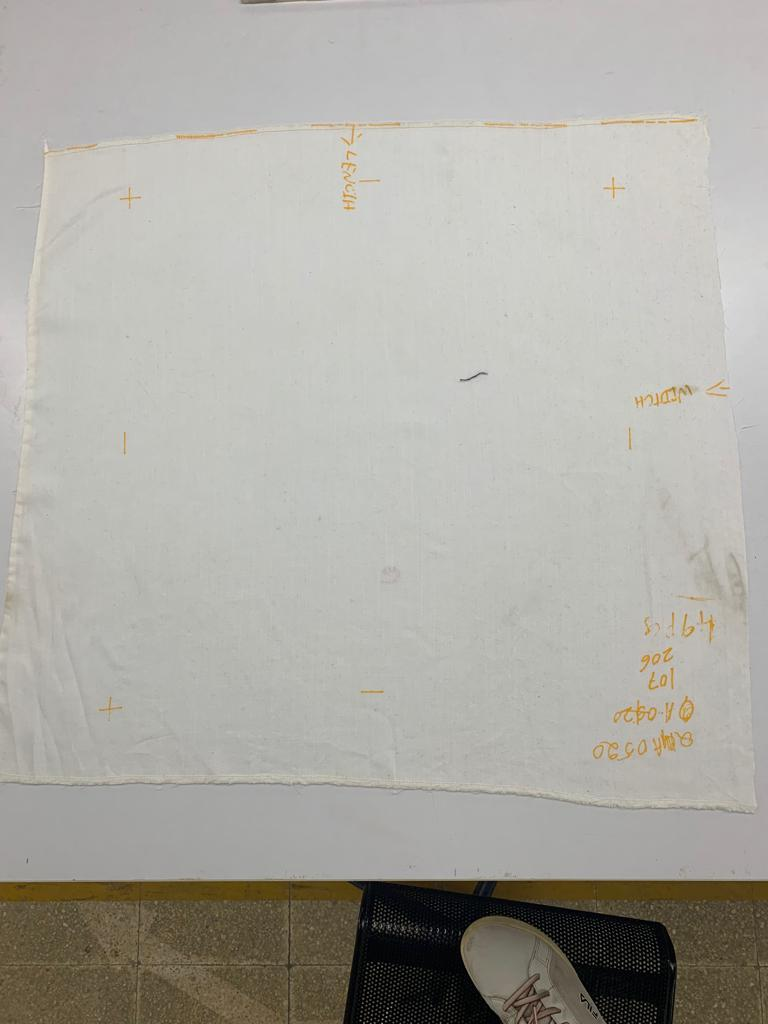
#> input picture Gokuldas/MicrosoftTeams-image.png, 768 x 1024 px, found by its file name
$ python import.py
#> lines starting #> are read from the running program, lines starting #| are printed output that depends on the picture; after the words box and inside, x2 and y2 are one past the last pixel; in counts of white or black regions, pixels touching at a corner belong together
import cv2
import numpy as np
from PIL import Image
import time

# Record the starting time
start_time = time.time()

path="Gokuldas/Gokuldas/MicrosoftTeams-image.png"
fl=path.split("/")[-1]
img=cv2.imread(path)
#> img is the input picture: shape (1024, 768, 3); mean B, G, R 164, 170.7, 172.4
img_cpy=img.copy()
mask = cv2.inRange(img, (0,0,0), (140,255,255))
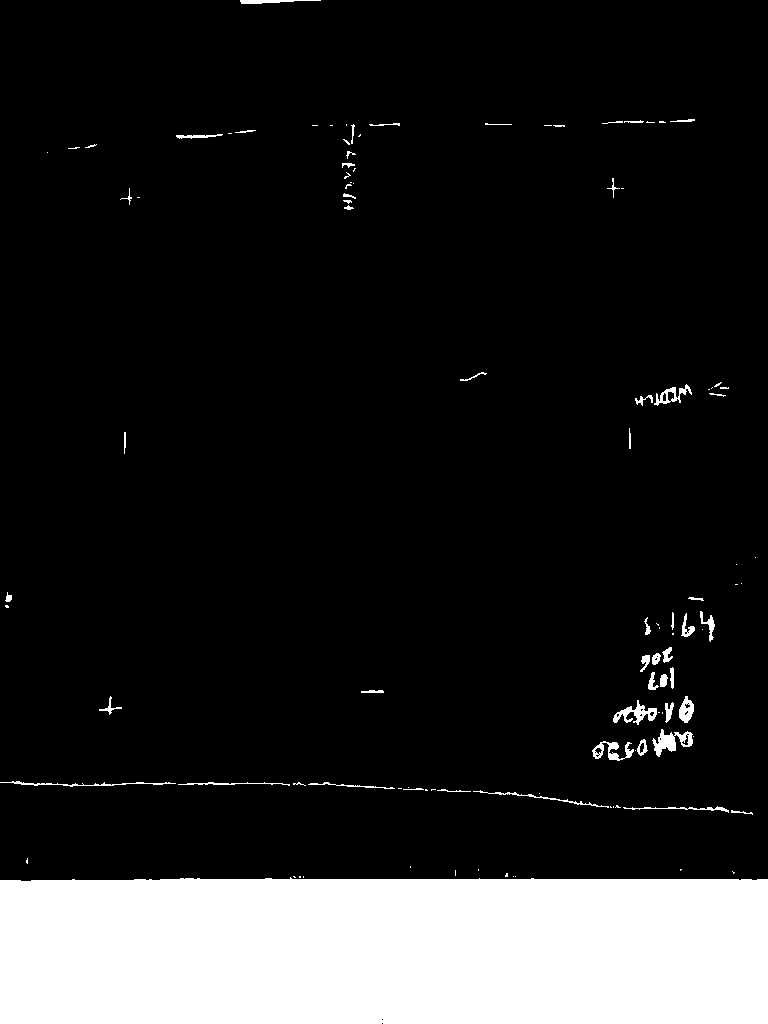
#> mask: shape (1024, 768); 14.9% white; 109 white regions (57 under 20 px), largest, box (x1, y1, x2, y2) and area: (0, 877, 768, 1024) 111229, (652, 729, 693, 757) 509, (613, 700, 657, 725) 424
result = cv2.bitwise_and(img, img, mask=mask)
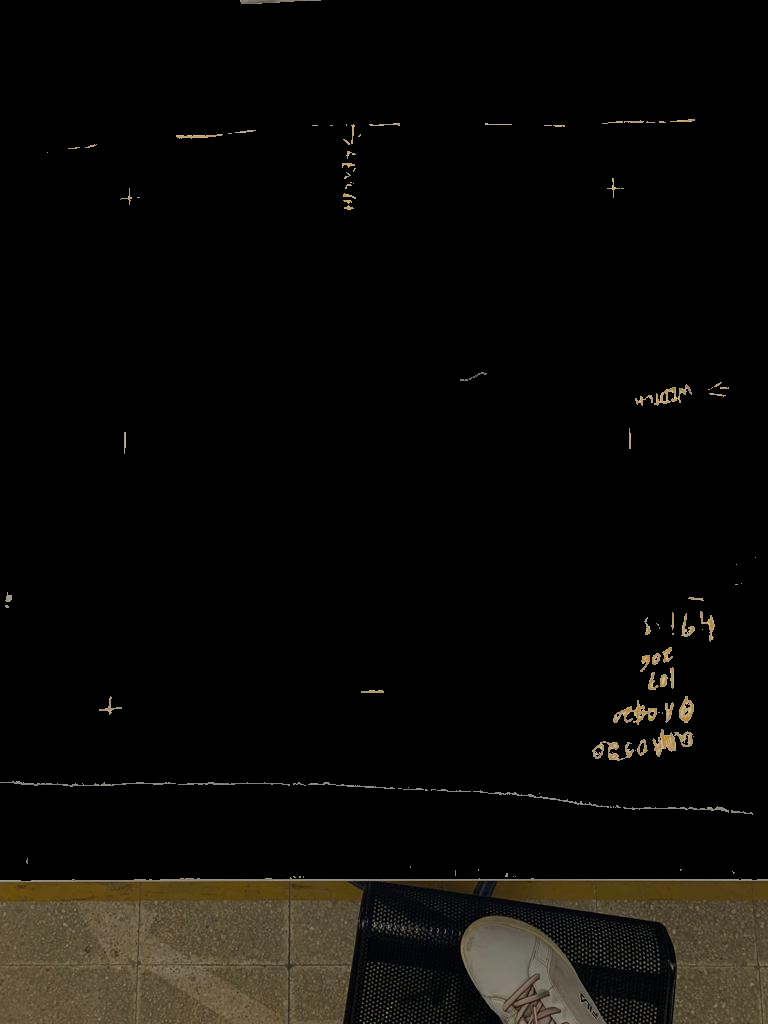
#> result: shape (1024, 768, 3); mean B, G, R 7.3, 10.1, 11.5
grayednow=cv2.cvtColor(result, cv2.COLOR_BGR2GRAY)
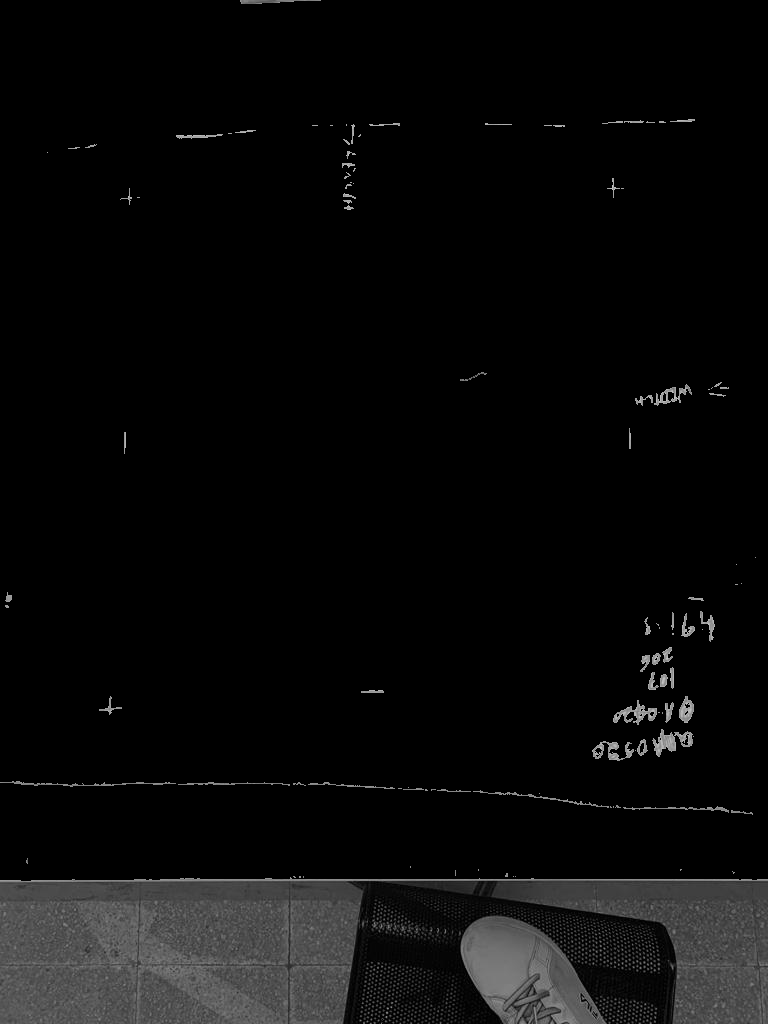
#> grayednow: shape (1024, 768); min 0, max 199, mean 10.2
img = cv2.threshold(grayednow, 0, 255, cv2.THRESH_OTSU + cv2.THRESH_BINARY)[1]
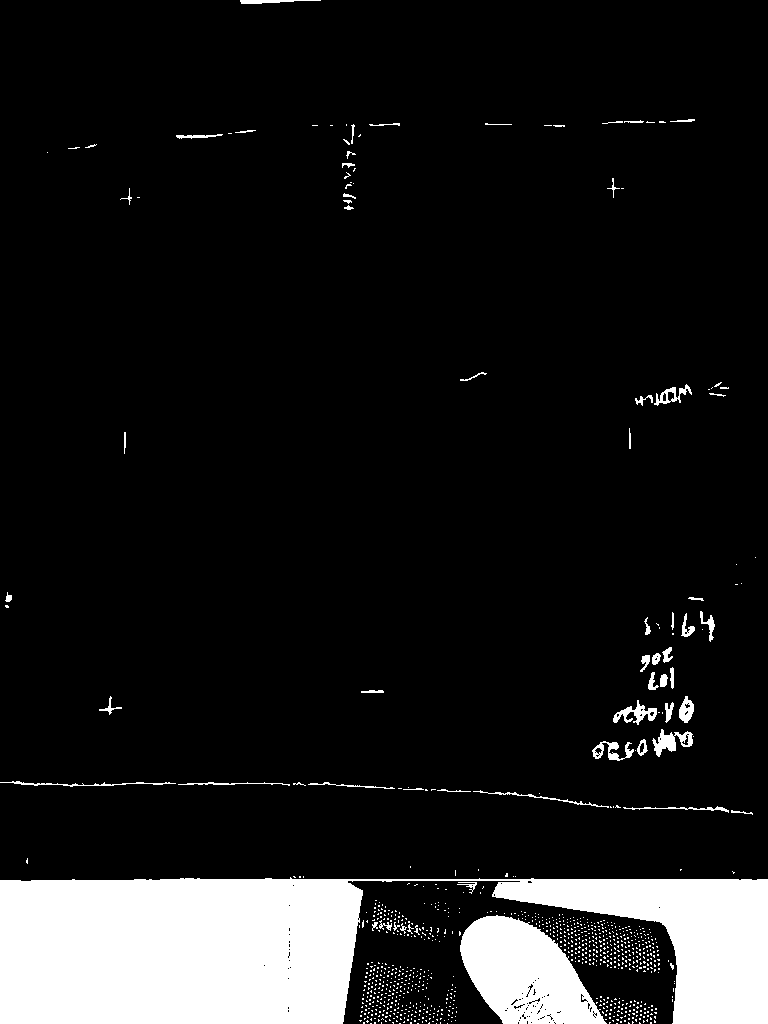
#> img: shape (1024, 768); 11.3% white; 945 white regions (885 under 20 px), largest, box (x1, y1, x2, y2) and area: (0, 877, 768, 1024) 70719, (460, 915, 607, 1024) 10227, (652, 729, 693, 757) 509
ycoors=[];xcoors=[]
ycoor=[];xcoor=[]
templ1=cv2.imread("reclothshrinkagedetectionkindlyprovideexecutiontime/plusbw.png")
#> (the run stopped early here; a loop or call above may not have finished)

$ run again, with Gokuldas/MicrosoftTeams-image (23).png copied over Gokuldas/MicrosoftTeams-image.png
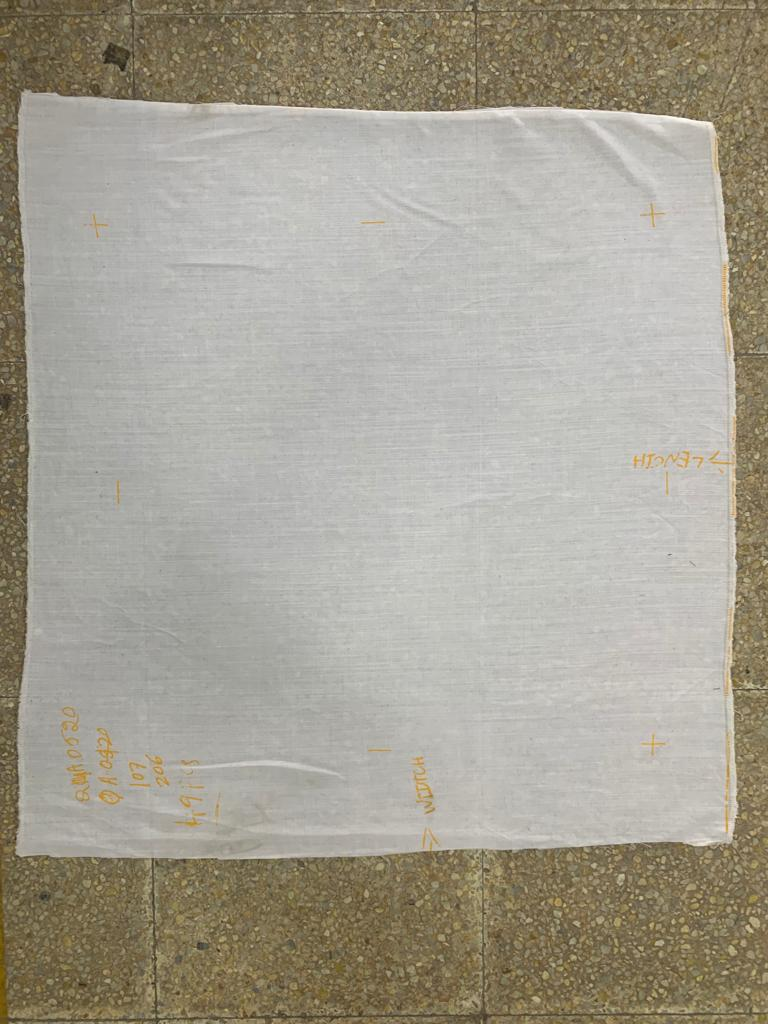
#> input picture Gokuldas/MicrosoftTeams-image (23).png, 768 x 1024 px, found by its file name
#> img is the input picture: shape (1024, 768, 3); mean B, G, R 146.7, 159.9, 164.8
#> `mask = cv2.inRange(img, (0,0,0), (140,255,255))`:
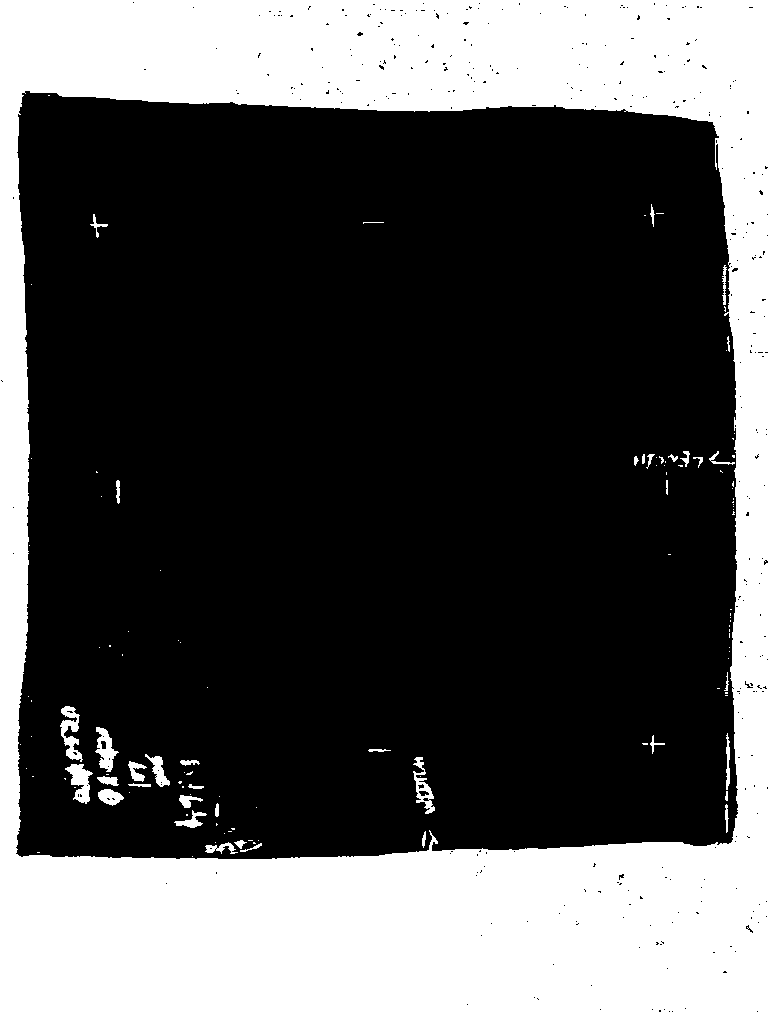
#> mask: shape (1024, 768); 33.5% white; 120 white regions (81 under 20 px), largest, box (x1, y1, x2, y2) and area: (0, 0, 768, 1024) 258155, (60, 706, 83, 762) 599, (65, 764, 93, 804) 574
#> `grayednow=cv2.cvtColor(result, cv2.COLOR_BGR2GRAY)`:
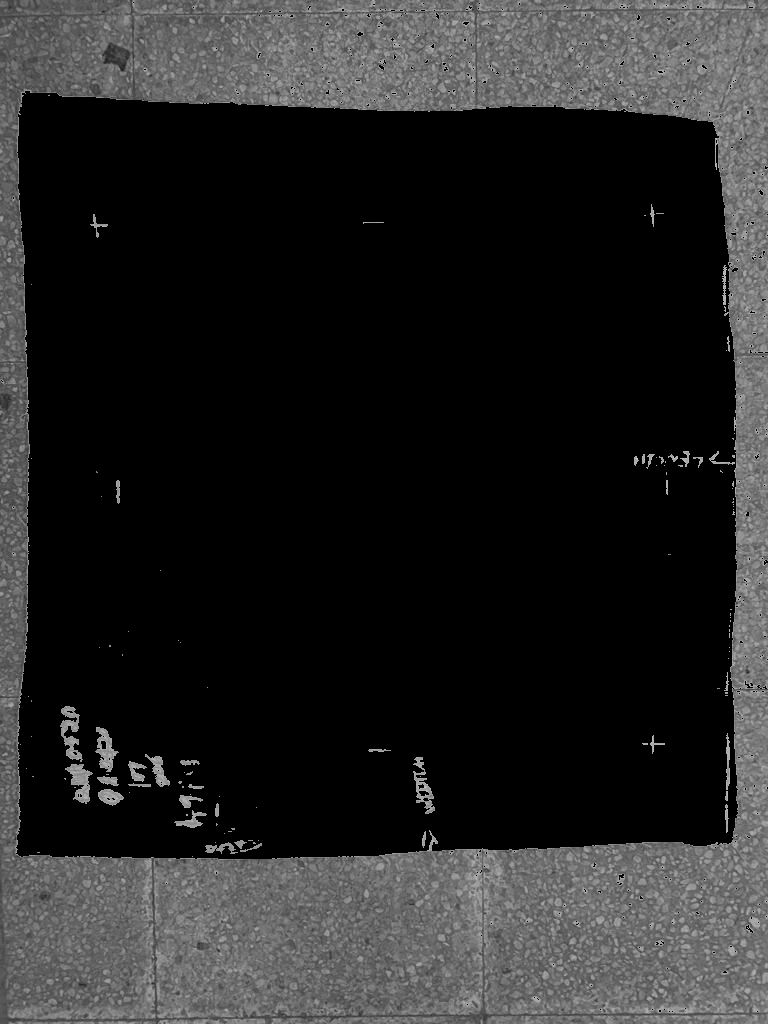
#> grayednow: shape (1024, 768); min 0, max 207, mean 37.7
#> img: shape (1024, 768); 33.5% white; 120 white regions (81 under 20 px), largest, box (x1, y1, x2, y2) and area: (0, 0, 768, 1024) 257838, (60, 706, 83, 762) 599, (65, 764, 93, 804) 574
